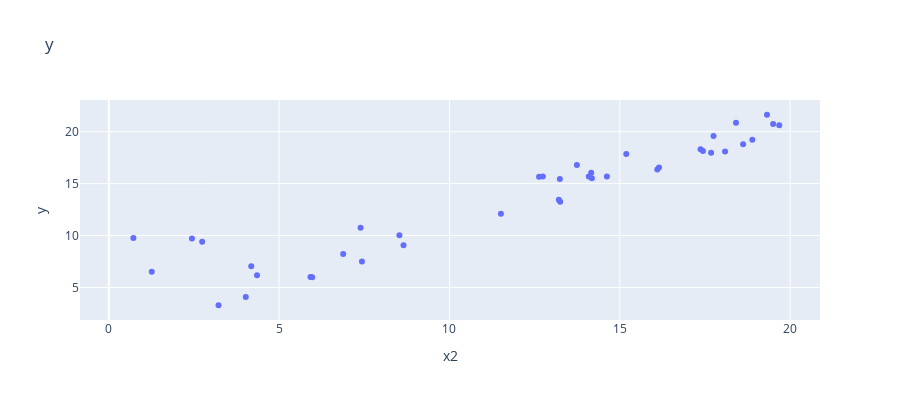

Notebook code cell kept with this figure:
### Code cell
fig = px.scatter(data, x="x2", y="y",height=400, title="y")
fig.show()

### Figure 1 — Plotly figure (JSON) as saved in the notebook; plotly's stock layout.template omitted (floating-point values rounded to 4 significant figures)
{"data": [{"hoverlabel": {"namelength": 0}, "hovertemplate": "x2=%{x}<br>y=%{y}", "legendgroup": "", "marker": {"color": "#636efa", "symbol": "circle"}, "mode": "markers", "name": "", "showlegend": false, "type": "scatter", "x": [14.09, 4.35, 18.09, 8.65, 17.68, 8.53, 19.5, 0.72, 6.88, 1.26, 14.62, 14.18, 19.68, 17.75, 2.44, 16.1, 17.37, 13.25, 11.51, 17.44, 13.74, 16.15, 18.62, 12.74, 4.02, 13.24, 13.21, 18.41, 14.16, 5.92, 3.22, 2.74, 7.39, 5.97, 18.89, 12.63, 4.18, 19.32, 15.19, 7.43, 10.43, 15.72, 0.35, 10.91, 15.82, 11.9, 2.46, 4.09, 1.8, 13.54, 19.13, 14.84, 5.28, 15.42, 4.12, 6.54, 2.67, 12.85, 8.36, 12.16], "xaxis": "x", "y": [15.68, 6.18, 18.1, 9.07, 17.97, 10.04, 20.74, 9.76, 8.23, 6.52, 15.69, 15.51, 20.61, 19.58, 9.72, 16.36, 18.3, 13.26, 12.1, 18.15, 16.8, 16.55, 18.79, 15.68, 4.08, 15.45, 13.44, 20.86, 16.05, 6, 3.29, 9.41, 10.76, 5.98, 19.23, 15.67, 7.04, 21.63, 17.84, 7.49, null, null, null, null, null, null, null, null, null, null, null, null, null, null, null, null, null, null, null, null], "yaxis": "y"}], "layout": {"height": 400, "legend": {"tracegroupgap": 0}, "title": {"text": "y"}, "xaxis": {"anchor": "y", "domain": [0, 1], "title": {"text": "x2"}}, "yaxis": {"anchor": "x", "domain": [0, 1], "title": {"text": "y"}}}}
